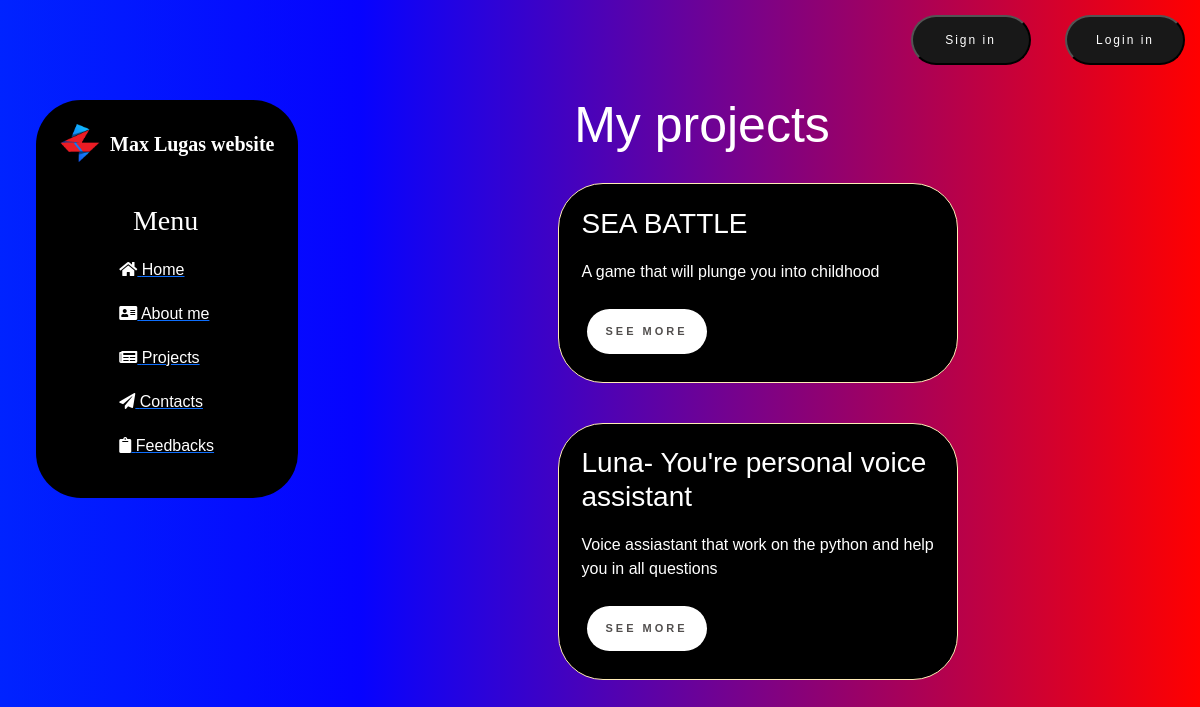
The app's page /project/ with its own data.
### news/models.py (models this page shows, shortened)
class Articles(models.Model):
    title = models.CharField('Title', max_length=50)
    anons = models.CharField('Anons', max_length=250)
    content = models.TextField('Content')
    date = models.DateField('Date of publication', auto_now_add=True)
    file = models.FileField(upload_to='', max_length=250, null=True, default=None, blank=True)
    class Meta:
        verbose_name = 'News'
        verbose_name_plural = "News"

### news/views.py (the view)
# urls.py: path('', views.news_home, name='news_home'),
def news_home(request):
    news = Articles.objects.order_by('-date')
    return render(request, 'news/news_home.html', {'news': news})

### news/templates/news/news_home.html (shortened to what this page needs)
{% extends 'main/layout.html' %}
{% block content %}
    <div class="features">
        <h1>My projects</h1>
        {% if news %}
            {% for el in news %}
            <div class="alert alert-warning">
                <h3>{{ el.title }}</h3>
                <p>{{ el.anons }}</p>
                <a href="{% url 'news-detail' el.pk %}" class="shine-button"> See more</a>
            </div>
            {% endfor %}
        {% else %}
            <p>No records</p>
        {% endif %}
    </div>
{% endblock %}

### main/static/main/css/main.css (style rules this page uses)
body { background: rgb(0,35,255); background: linear-gradient(90deg, rgba(0,35,255,1) 0%, rgba(3,0,255,0.9893207282913166) 30%, rgba(255,0,0,1) 100%); font-family: 'Montserrat', sans-serif; }
main .features { float: left; color: #fff; margin-top: 15px; margin-left: 21%; text-align: center; width: 75%; }
main .features h1 { font-size: 50px; }
main .features p { max-width: 400px; margin: 20px auto; }
.alert-warning { background-color: black; color: white; border-radius: 45px; padding: 2.5%; float: left; clear: both; width: 400px; margin: 20px 34%; text-align: left; }
.shine-button { text-decoration: none; display: inline-block; width: 120px; height: 45px; line-height: 45px; border-radius: 45px; margin: 5px; font-family: 'Montserrat', sans-serif; font-size: 11px; text-transform: uppercase; text-align: center; letter-spacing: 3px; font-weight: 600; color: #524f4e; background: white; box-shadow: 0 8px 15px rgba(0, 0, 0, .1); transition: .3s; }

### records on screen
Articles: title "SEA BATTLE", anons "A game that will plunge you into childhood"
Articles: title "Luna- You're personal voice assistant", anons "Voice assiastant that work on the python and help you in all questions"
